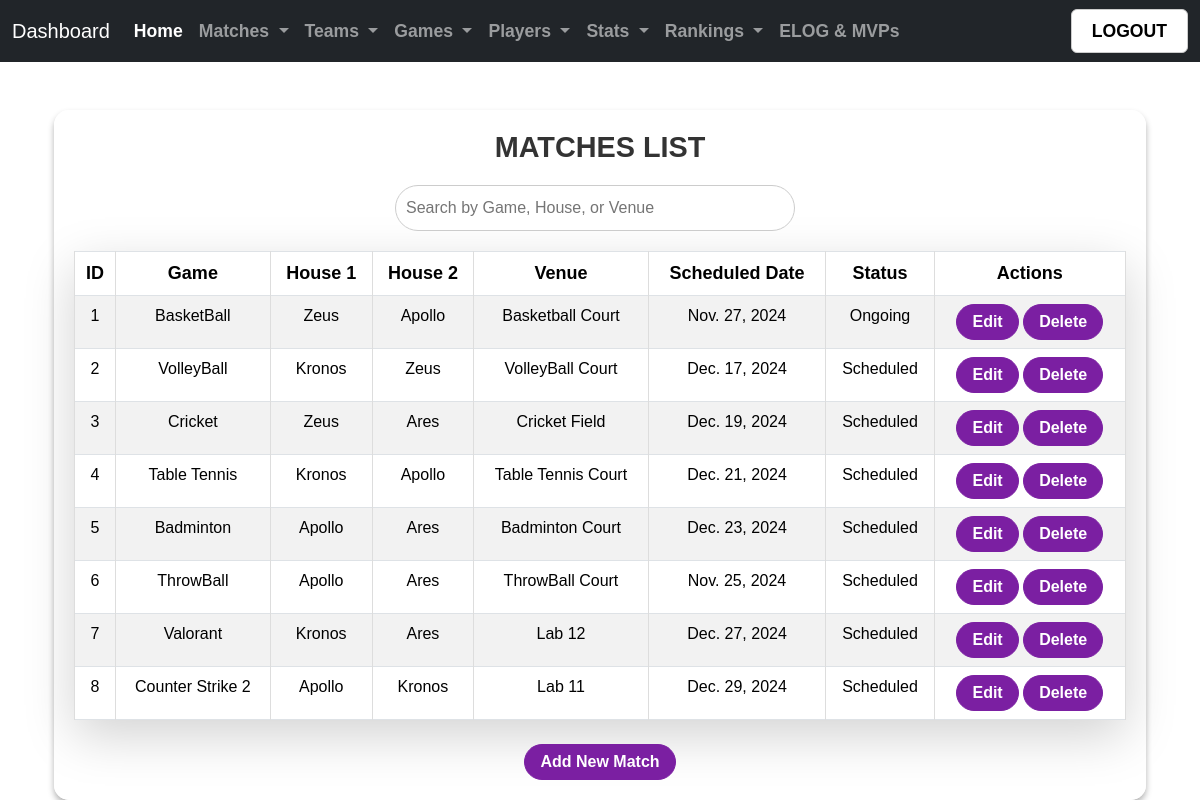
The page /dashboard/matches/ on the database its author committed.
### home/models.py (models this page shows, shortened)
class Match(models.Model):
    match_id = models.AutoField(primary_key=True)
    game = models.OneToOneField(Game, on_delete=models.CASCADE, null=True, blank=True)  # Use OneToOneField instead of IntegerField
    venue = models.OneToOneField(Venue, on_delete=models.CASCADE, null=True, blank=True)
    scheduled_date = models.DateField()
    status = models.CharField(max_length=20)

class Game(models.Model):
    game_id = models.AutoField(primary_key=True)
    game_name = models.CharField(max_length=100, unique=True)
    house = models.ForeignKey(House, on_delete=models.CASCADE, null=True, blank=True)
    description = models.TextField()
    type = models.CharField(max_length=50)
    score = models.IntegerField(null=True, blank=True)

class House(models.Model):
    house_id = models.AutoField(primary_key=True)
    house_name = models.CharField(max_length=100, unique=True)
    captain_id = models.IntegerField()
    captain_name = models.CharField(max_length=20, null=True, blank=True)
    phone_number = models.CharField(max_length=15, default=0)
    email = models.EmailField(unique=True)

class Venue(models.Model):
    venue_id = models.AutoField(primary_key=True)
    venue_name = models.CharField(max_length=100)
    location = models.CharField(max_length=200)
    capacity = models.IntegerField()

### home/views.py (the view, shortened to what this page needs)
# urls.py: path('dashboard/matches/', views.view_matches, name='view_matches'),
def view_matches(request):
    query = request.GET.get('q', '')
    try:
        matches = Match.objects.all().prefetch_related('matchhouse_set', 'game', 'venue')
        match_data = []
        for match in matches:
            matchhouse = match.matchhouse_set.first()  # Assuming one-to-one relationship
            house1_name = matchhouse.house1.house_name if matchhouse and matchhouse.house1 else 'Unknown House 1'
            house2_name = matchhouse.house2.house_name if matchhouse and matchhouse.house2 else 'Unknown House 2'
            venue_name = match.venue.venue_name if match.venue else 'Unknown Venue'
            match_data.append({
                'match': match,
                'house1_name': house1_name,
                'house2_name': house2_name,
                'venue_name': venue_name,
            })
        if request.headers.get('x-requested-with') == 'XMLHttpRequest':
            html = render_to_string('partials/match_table.html', {'match_data': match_data})
            return JsonResponse({'html': html})
        return render(request, 'ViewMatches.html', {'match_data': match_data, 'query': query})
    except Exception as e:
        print(f"Error fetching matches: {e}")
        error_message = "An error occurred while fetching matches."
        return render(request, 'ViewMatches.html', {'error_message': error_message})

### templates/ViewMatches.html (shortened to what this page needs)
{% extends 'base.html' %}
{% load static %}
{% block content %}
<div class="overlay"></div>
<div class="container mt-5">
    <div class="table-container">
        <h2>MATCHES LIST</h2>
        <div class="search-bar-container">
            <input type="text" id="searchBar" class="search-bar" placeholder="Search by Game, House, or Venue">
        </div>
        <table class="table table-striped table-bordered shadow-lg">
            <thead>
                <tr>
                    <th>ID</th>
                    <th>Game</th>
                    <th>House 1</th>
                    <th>House 2</th>
                    <th>Venue</th>
                    <th>Scheduled Date</th>
                    <th>Status</th>
                    <th>Actions</th>
                </tr>
            </thead>
            <tbody id="resultsTable">
                {% for data in match_data %}
                <tr>
                    <td>{{ data.match.match_id }}</td>
                    <td>{{ data.match.game.game_name }}</td>
                    <td>{{ data.house1_name }}</td>
                    <td>{{ data.house2_name }}</td>
                    <td>{{ data.venue_name }}</td>
                    <td>{{ data.match.scheduled_date }}</td>
                    <td>{{ data.match.status }}</td>
                    <td>
                        <a href="{% url 'edit_match' data.match.match_id %}" class="btn btn-warning">Edit</a>
                        <a href="{% url 'delete_match' data.match.match_id %}" class="btn btn-danger">Delete</a>
                    </td>
                </tr>
                {% empty %}
                <tr>
                    <td colspan="8" class="text-center">No matches found.</td>
                </tr>
                {% endfor %}
            </tbody>
        </table>
        <div class="text-center mt-4">
            <a href="{% url 'add_match' %}" class="btn btn-primary">Add New Match</a>
        </div>
    </div>
</div>
{% endblock %}

### templates/base.html (shortened to what this page needs)
<!doctype html>
{% load static %}
<html lang="en">
  <head>
    <link href="https://cdn.jsdelivr.net/npm/bootstrap@5.3.3/dist/css/bootstrap.min.css" rel="stylesheet">
  </head>
  <body>
    <nav class="navbar navbar-expand-lg navbar-dark bg-dark sticky-top">
      <div class="container-fluid">
        <a class="navbar-brand" href="/dashboard">Dashboard</a>
        <div class="collapse navbar-collapse" id="navbarSupportedContent">
          <ul class="navbar-nav me-auto mb-2 mb-lg-0">
            <li class="nav-item">
              <a class="nav-link active" aria-current="page" href="/dashboard">Home</a>
            </li>
            <li class="nav-item dropdown">
              <a class="nav-link dropdown-toggle" href="#" role="button" data-bs-toggle="dropdown" aria-expanded="false">
                Matches
              </a>
            </li>
            <li class="nav-item dropdown">
              <a class="nav-link dropdown-toggle" href="#" role="button" data-bs-toggle="dropdown" aria-expanded="false">
                Teams
              </a>
            </li>
            <li class="nav-item dropdown">
              <a class="nav-link dropdown-toggle" href="#" role="button" data-bs-toggle="dropdown" aria-expanded="false">
                Games
              </a>
          </li>
            <li class="nav-item dropdown">
              <a class="nav-link dropdown-toggle" href="#" role="button" data-bs-toggle="dropdown" aria-expanded="false">
                Players
              </a>
            </li>
            <li class="nav-item dropdown">
              <a class="nav-link dropdown-toggle" href="#" role="button" data-bs-toggle="dropdown" aria-expanded="false">
                Stats
              </a>
            </li>
            <li class="nav-item dropdown">
              <a class="nav-link dropdown-toggle" href="#" role="button" data-bs-toggle="dropdown" aria-expanded="false">
                Rankings
              </a>
            </li>
            <li class="nav-item">
              <a class="nav-link" href="/dashboard/elog_mvp">ELOG & MVPs</a>
            </li>
          </ul>
          <form action="{% url 'logout' %}" method="post" style="display:inline;">
            <button type="submit" class="btn btn-logout">LOGOUT</button>
        </form>
        </div>
      </div>
    </nav>
    <div class="container mt-4">
      {% block content %}
      {% endblock content %}
    </div>
  </body>
</html>

### templates/base.html (style rules this page uses)
.navbar-nav .nav-link { font-size: 1.1rem; font-weight: bold; padding: 10px 15px; }
.btn-logout { font-size: 1.1rem; font-weight: bold; padding: 8px 20px; background-color: white; color: black; border: 1px solid #ccc; transition: background-color 0.3s, color 0.3s; }

### rows shown on the page
Match: match.match_id "1", match.game.game_name "BasketBall", house1_name "Zeus", house2_name "Apollo", venue_name "Basketball Court", match.scheduled_date "Nov. 27, 2024", match.status "Ongoing"
Match: match.match_id "2", match.game.game_name "VolleyBall", house1_name "Kronos", house2_name "Zeus", venue_name "VolleyBall Court", match.scheduled_date "Dec. 17, 2024", match.status "Scheduled"
Match: match.match_id "3", match.game.game_name "Cricket", house1_name "Zeus", house2_name "Ares", venue_name "Cricket Field", match.scheduled_date "Dec. 19, 2024", match.status "Scheduled"
Match: match.match_id "4", match.game.game_name "Table Tennis", house1_name "Kronos", house2_name "Apollo", venue_name "Table Tennis Court", match.scheduled_date "Dec. 21, 2024", match.status "Scheduled"
Match: match.match_id "5", match.game.game_name "Badminton", house1_name "Apollo", house2_name "Ares", venue_name "Badminton Court", match.scheduled_date "Dec. 23, 2024", match.status "Scheduled"
Match: match.match_id "6", match.game.game_name "ThrowBall", house1_name "Apollo", house2_name "Ares", venue_name "ThrowBall Court", match.scheduled_date "Nov. 25, 2024", match.status "Scheduled"
Match: match.match_id "7", match.game.game_name "Valorant", house1_name "Kronos", house2_name "Ares", venue_name "Lab 12", match.scheduled_date "Dec. 27, 2024", match.status "Scheduled"
Match: match.match_id "8", match.game.game_name "Counter Strike 2", house1_name "Apollo", house2_name "Kronos", venue_name "Lab 11", match.scheduled_date "Dec. 29, 2024", match.status "Scheduled"
